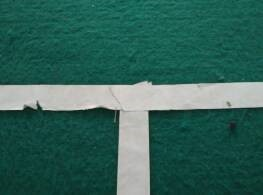
//> input picture shared_data/stm32/path1.jpg, 263 x 195 px
$ ./threshold   (built with g++ and OpenCV 4)
//> lines starting //> are read from the running program, lines starting //| are printed output that depends on the picture; after the words box and inside, x2 and y2 are one past the last pixel; in counts of white or black regions, pixels touching at a corner belong together

#include <iostream>
#include <opencv2/opencv.hpp>
using namespace std;
using namespace cv;

int main(int argc, char* argv[])
{
	// image path from command argv
	//Mat img = imread(argv[1], -1);
	String imagePath("../../shared_data/stm32/path1.jpg");
	Mat img = imread(imagePath,-1);
//> img is the input picture: 195 rows x 263 cols, CV_8UC3; mean B, G, R 89.4, 99, 50.7
	if (img.empty())
	{
		cout << "Error: Could not load image" << endl;
		return 0;
	}

	Mat gray;
	cvtColor(img, gray, CV_BGR2GRAY);
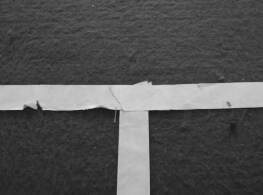
//> gray: 195 rows x 263 cols, CV_8UC1; min 13, max 233, mean 83.5

	Mat dst;
	threshold(gray, dst, 0, 255, CV_THRESH_OTSU);
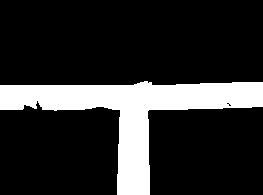
//> dst: 195 rows x 263 cols, CV_8UC1; 17.9% white; 1 white region, box (x1, y1, x2, y2) and area: (0, 81, 263, 195) 9193

	imshow("src", img);
	imshow("gray", gray);
	imshow("dst", dst);


	Mat srcImage = img;
	Mat temImage, dstImage1, dstImage2;
	temImage = srcImage;

	//显示原图
	imshow("原图", srcImage);

	//尺寸调整
	resize(temImage, dstImage1, Size(temImage.cols / 2, temImage.rows / 2), 0, 0, INTER_LINEAR);
	resize(temImage, dstImage2, Size(temImage.cols * 2, temImage.rows * 2), 0, 0, INTER_LINEAR);

	imshow("缩小", dstImage1);
	imshow("放大", dstImage2);

	waitKey();
	return 0;
//> (the program exits here)

$ run again, with shared_data/stm32/path2.jpg copied over shared_data/stm32/path1.jpg
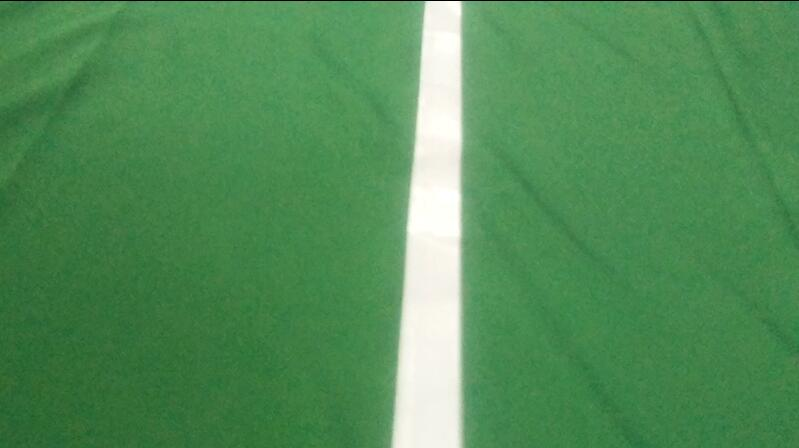
//> input picture shared_data/stm32/path2.jpg, 799 x 448 px
//> img is the input picture: 448 rows x 799 cols, CV_8UC3; mean B, G, R 87.5, 141.4, 81.6
//> `cvtColor(img, gray, CV_BGR2GRAY);`:
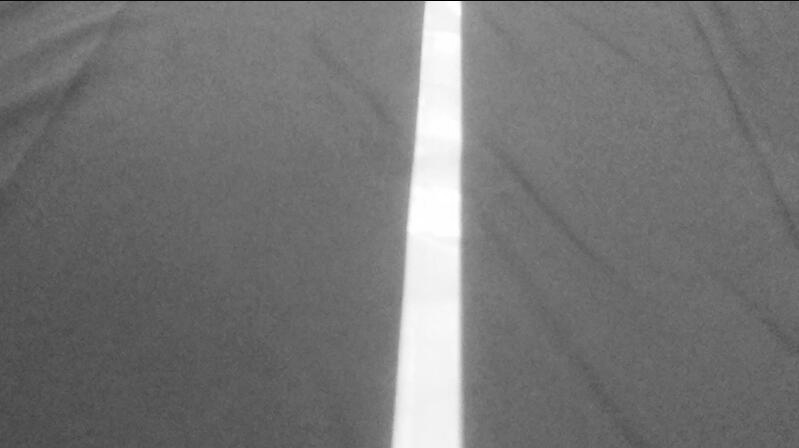
//> gray: 448 rows x 799 cols, CV_8UC1; min 0, max 255, mean 117.4
//> `threshold(gray, dst, 0, 255, CV_THRESH_OTSU);`:
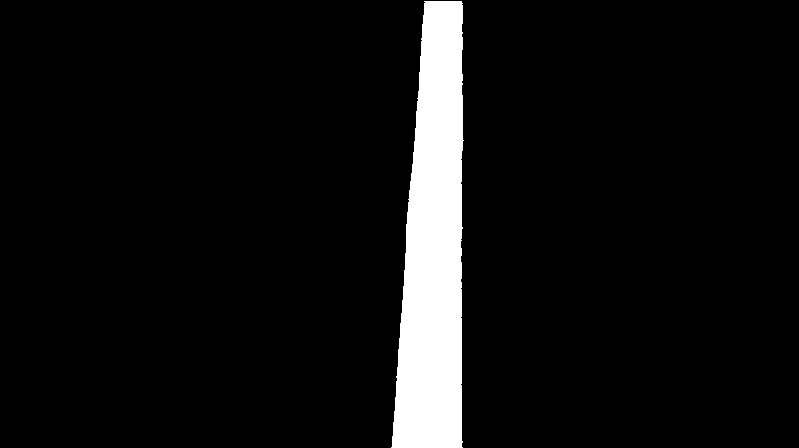
//> dst: 448 rows x 799 cols, CV_8UC1; 6.8% white; 1 white region, box (x1, y1, x2, y2) and area: (391, 1, 464, 448) 24287

$ run again, with shared_data/stm32/path3.jpg copied over shared_data/stm32/path1.jpg
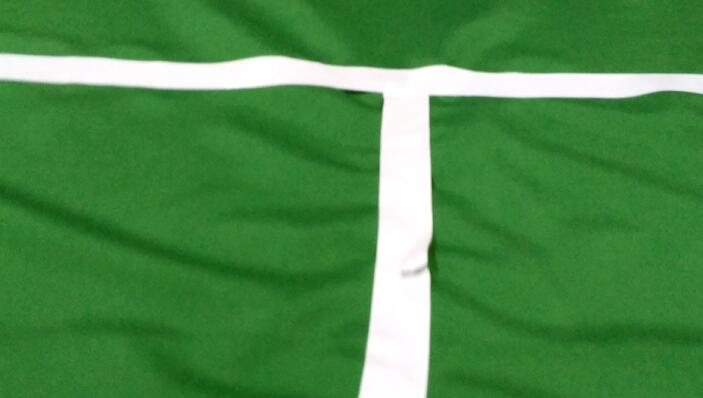
//> input picture shared_data/stm32/path3.jpg, 703 x 398 px
//> img is the input picture: 398 rows x 703 cols, CV_8UC3; mean B, G, R 70.8, 136.3, 72.6
//> `cvtColor(img, gray, CV_BGR2GRAY);`:
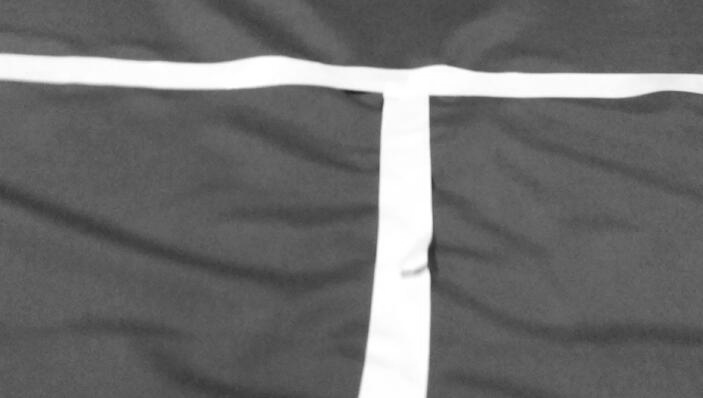
//> gray: 398 rows x 703 cols, CV_8UC1; min 36, max 255, mean 109.8
//> `threshold(gray, dst, 0, 255, CV_THRESH_OTSU);`:
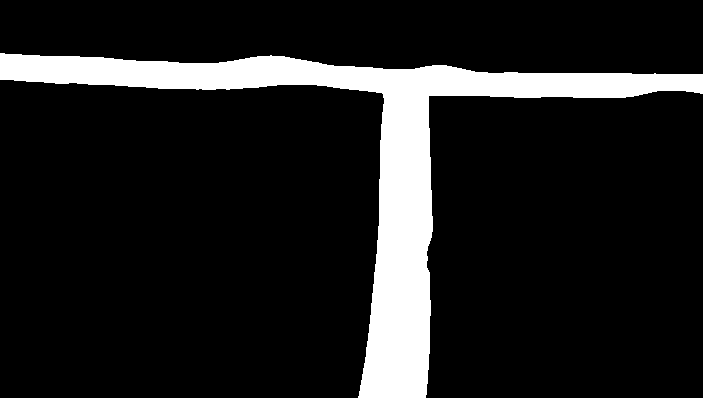
//> dst: 398 rows x 703 cols, CV_8UC1; 12.4% white; 1 white region, box (x1, y1, x2, y2) and area: (0, 53, 703, 398) 34742
